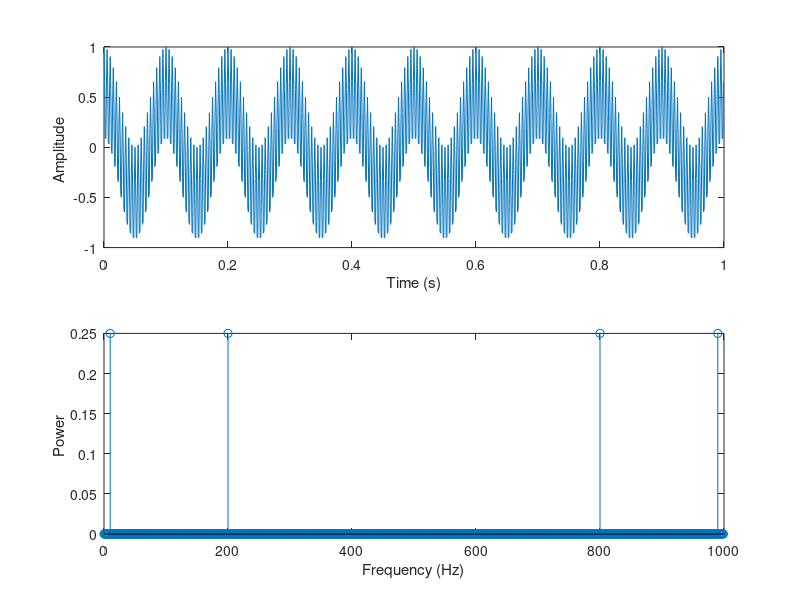

Reproduce this figure in MATLAB.
%mducng/SoC/D2/G2touch
% Load time signal from txt file
%%%%%%%%%%%%%%%%%%%%%%%%%%%%%%%%%%%%%%%%%%%%%%%%%%%%%%%%%%%%%%%%%%%%%%%%%%%%%%%%
clc; 
clear; 
close all;
%%%%%%%%%%%%%%%%%%%%%%%%%%%%%%%%%%%%%%%%%%%%%%%%%%%%%%%%%%%%%%%%%%%%%%%%%%%%%%%%
Fs          =  1000;
dT          =  1/Fs;
f1          =  10;
f2          =  200;
Nfft        =  Fs;
dF          =  Fs/Nfft;
%%%%%%%%%%%%%%%%%%%%%%%%%%%%%%%%%%%%%%%%%%%%%%%%%%%%%%%%%%%%%%%%%%%%%%%%%%%%%%%%
tVectors    =  (0:1:(Nfft-1))*dT;
x1          =  0.5*cos(2*pi*f1*tVectors) + 0.5*cos(2*pi*f2*tVectors);
%%%%%%%%%%%%%%%%%%%%%%%%%%%%%%%%%%%%%%%%%%%%%%%%%%%%%%%%%%%%%%%%%%%%%%%%%%%%%%%%
fVectors    =  (0:1:(Nfft-1))*dF;
y1          =   fft(x1,Nfft);
%%%%%%%%%%%%%%%%%%%%%%%%%%%%%%%%%%%%%%%%%%%%%%%%%%%%%%%%%%%%%%%%%%%%%%%%%%%%%%%%
%plot time signal
subplot(2,1,1);
plot(tVectors,x1);
xlabel('Time (s)');
ylabel('Amplitude ');
%Plot frequency signal
subplot(2,1,2);
stem(fVectors,abs(y1/Nfft));
xlabel('Frequency (Hz)');
ylabel('Power ');
